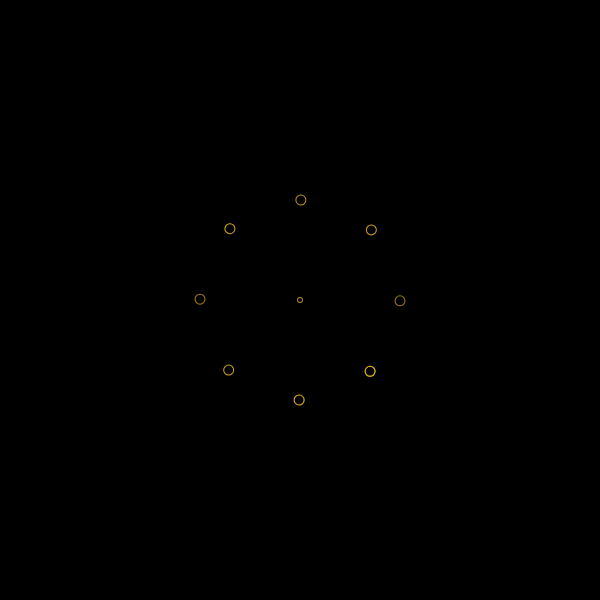
Frame 1 (no input)
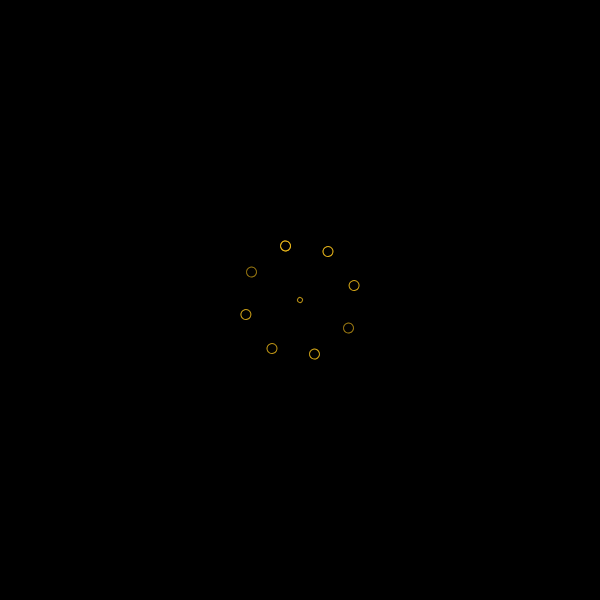
Frame 60 (no input)
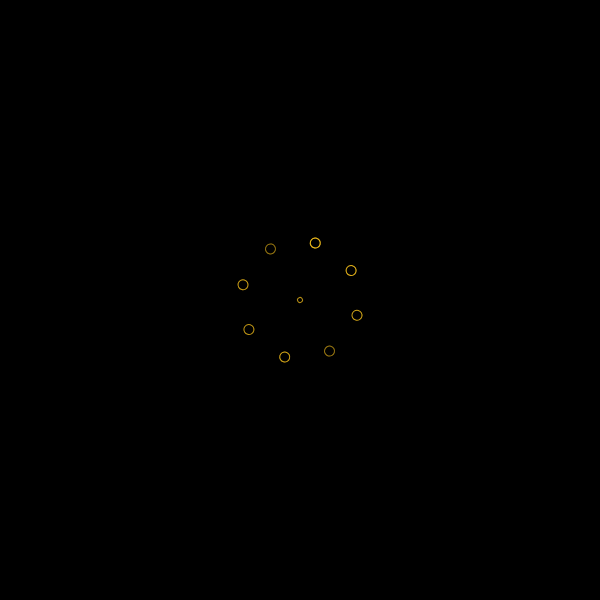
Frame 120 (the mouse pressed at the canvas centre since frame 60)

The p5.js sketch that drew these frames (run headless with seeded random() and noise() and a simulated clock; from frame 60 on, the mouse is pressed at the canvas centre):

// p5.js sketch
// ── sketch.js
var body, x, y, r, a;

var bodies = [];

function setup() {
  angleMode(DEGREES)
  createCanvas(600, 600);
  body = new M();
  r = 100
  a = 0
  
  for(var i = 0; i < 16; i++){
  x = r * cos(a)
  y = r * sin(a)
  bodies.push(new M(x, y))
  a+=45
  }
}

function draw() {
  background(0, 0, 0);
  noFill();
  push()
  translate(width/2, height/2)
  rotate(frameCount/2)
  beginShape()
  for(var i = 0; i < bodies.length; i++){
  bodies[i].render();
  bodies[i].move()

  }
  endShape(CLOSE);
  ellipse(0,0,5)
  pop()

}


class M {
  constructor(x,y){
    this.loc = createVector(x, y);
    this.vel = createVector(0,0);
    this.acc = createVector(0,0);
    this.color = random(255)
    this.grav = createVector(0, 0)
  }
  
  move(){
  this.grav.sub(this.loc);
  this.grav.setMag(0.10)
  this.acc = this.grav   
    
  this.vel.add(this.acc);
  this.loc.add(this.vel);
    
  }
  
  render(){
    stroke(255, 200, 30, this.color)
    strokeWeight(1)
    ellipse(this.loc.x, this.loc.y, 10)

    
  }
}
